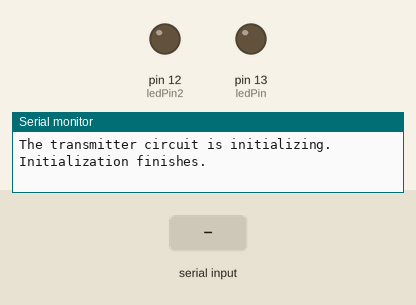
Bench run of a sketch on a simulated Arduino Uno, built with avr-gcc and run on an emulated ATmega328P. Parts: output pins drawn as LEDs (lit = HIGH), the last lines printed to the serial monitor. Inputs (shaded band) come from the test bench.

Above: at 2.2 s.
2.3 s: "0" received over Serial
At 3.5 s:
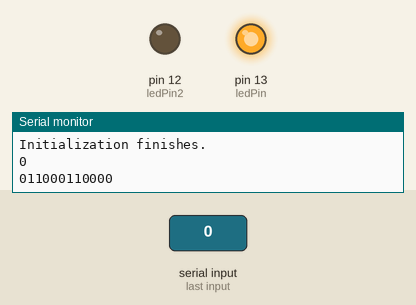
3.8 s: "1" received over Serial
At 6.3 s:
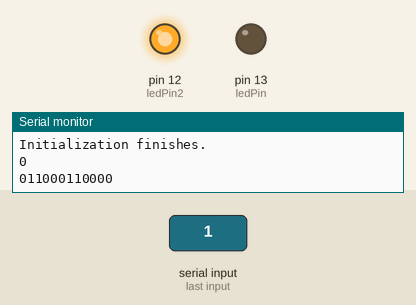
Timing chart, 0 to 12.2 s (numbered marks = the images above; inputs shaded):
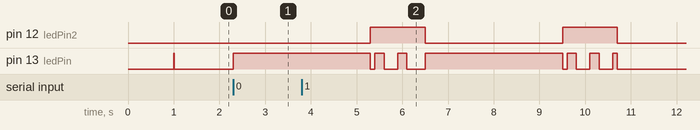

The sketch:

tx_code.ino
```cpp
//A very simple example of sending a string of characters
//from the serial monitor, capturing the individual
//characters into a String, then evaluating the contents
//of the String to possibly perform an action (on/off board LED).


int ledPin=13;
int ledPin2=12;
long delay_time=100; //set 20ms for 50Hz, 100ms for 10Hz
char value; //value to insert one bit
String values; //bit string for transmission
String stringValues;
String zeros;
String header = "0110";
int length; //value to store the length of transmission string
int left_zeros; //count no. of zero on the left for a byte of ascii char
boolean Send;

void setup() {
 pinMode(ledPin, OUTPUT);
 pinMode(ledPin2, OUTPUT);
 Serial.begin(115200); //open serial port and sent data rate at specified rate

 String initial_msg = "The transmitter circuit is initializing.";
 Serial.println(initial_msg);
 delay(1000);

 digitalWrite(ledPin, HIGH);
 delay(10);
 digitalWrite(ledPin, LOW);
 String initial_msg2 = "Initialization finishes.";
 Serial.println(initial_msg2);
}

void loop() {

 while (Serial.available()) {
   value = Serial.read(); //read ascii char in serial console

   left_zeros = 8 - String(value,BIN).length(); //count no. of zero on the left for each byte of char

   for (int i=0; i<left_zeros; ++i)
   {
    zeros = zeros + "0";
   }
   stringValues = stringValues + String(value);

   if(values !="")
   {
   values = values + header + zeros + String(value,BIN); //bit string of transmission data
   }
   else
   {
   values = header + zeros + String(value,BIN); //bit string of transmission data
   }

  zeros = ""; //clear content of zero
  delay(1);// wait 1ms for another char
 }

 if(values != "")
 {
  length = values.length();
  Send = true;

  Serial.println(stringValues);
  Serial.println(values);
 }

 if(Send)
 {

  //transmission by On-off keying modulation
  digitalWrite(ledPin, HIGH);
  delay(3000); //turn on LED for 3s for start of tx
  digitalWrite(ledPin2, HIGH);

 for(int i=0; i<length ; i++)
  {
    if (i != length -1)
    {
      if(values.charAt(i) == '0')
      {
        digitalWrite(ledPin, LOW);
        delay(delay_time);
      }
      else if(values.charAt(i) == '1')
      {
        digitalWrite(ledPin, HIGH);
        delay(delay_time);
      }
    }
    //consider the last bit of transmission
    else {
      if(values.charAt(i) == '0')
      {
        digitalWrite(ledPin, LOW);
        delay(delay_time);
      }
      else if(values.charAt(i) == '1')
      {
        digitalWrite(ledPin, HIGH);
        delay(delay_time);
        digitalWrite(ledPin, LOW); // a long sequence of zero for indicating the end of tx
      }
    }
  }

 values = ""; //clear content of bit string of transmission data
 stringValues =""; //clear content of input string
 digitalWrite(ledPin2, LOW);
 Send = false;
}
}
```

Measured:
- after the input at 2.3 s, pin 13 (ledPin): LOW → HIGH at once
- by itself, pin 12 (ledPin2): alternates HIGH for 1.2 s and LOW for 3.0 s
